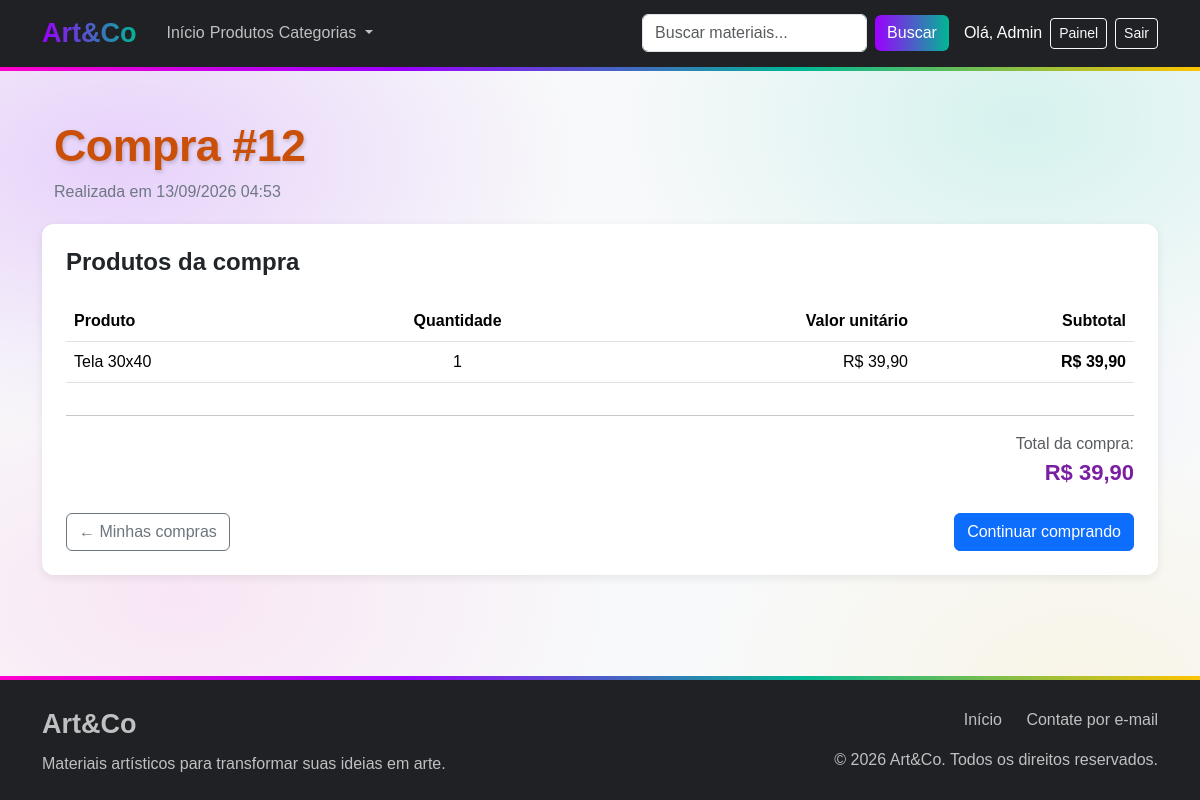
The page /compra.php?id=12 (signed in) on the database its author committed.
### tables this page shows
CREATE TABLE `vendas` (
  `id` int(11) NOT NULL,
  `usuario_id` int(11) NOT NULL,
  `data_venda` datetime NOT NULL DEFAULT current_timestamp(),
  `total` decimal(10,2) NOT NULL DEFAULT 0.00
);

CREATE TABLE `itens_venda` (
  `id` int(11) NOT NULL,
  `venda_id` int(11) NOT NULL,
  `produto_id` int(11) NOT NULL,
  `quantidade` int(11) NOT NULL,
  `valor_unitario` decimal(10,2) NOT NULL
);

CREATE TABLE `produtos` (
  `id` int(11) NOT NULL,
  `nome` varchar(150) NOT NULL,
  `descricao` text DEFAULT NULL,
  `preco` decimal(10,2) NOT NULL DEFAULT 0.00,
  `estoque` int(11) NOT NULL DEFAULT 0,
  `categoria_id` int(11) NOT NULL,
  `ativo` tinyint(1) NOT NULL DEFAULT 1
);

### compra.php (the view, shortened to what this page needs)
<?php
require_once "config.php";
$usuarioId = $_SESSION["usuario_id"];
$vendaId = $_GET["id"] ?? null;
$compra = null;
$itens = [];
if ($vendaId !== null && is_numeric($vendaId)) {
    try {
        $sql = "
            SELECT
                id,
                data_venda,
                total
            FROM vendas
            WHERE id = ?
              AND usuario_id = ?
        ";
        $stmt = $pdo->prepare($sql);
        $stmt->execute([
            (int) $vendaId,
            $usuarioId
        ]);
        $compra = $stmt->fetch();
        if ($compra) {
            $sql = "
                SELECT
                    iv.quantidade,
                    iv.valor_unitario,
                    p.nome
                FROM itens_venda iv
                INNER JOIN produtos p
                    ON p.id = iv.produto_id
                WHERE iv.venda_id = ?
                ORDER BY p.nome ASC
            ";
            $stmt = $pdo->prepare($sql);
            $stmt->execute([(int) $vendaId]);
            $itens = $stmt->fetchAll();
        }
    } catch (PDOException $e) {
        $compra = null;
        $itens = [];
    }
}
?>
<!DOCTYPE html>
<html lang="pt-BR">
<head>
    <link
        href="https://cdn.jsdelivr.net/npm/bootstrap@5.3.8/dist/css/bootstrap.min.css"
        rel="stylesheet"
    >
    <link
        rel="stylesheet"
        href="src/css/style.css"
    >
</head>
<body>
<?php
require_once "componentes/navbar.php";
?>
<main class="container py-5">
    <?php if ($compra): ?>
        <div class="container">
            <h1 class="titulo-pagina">
                Compra #<?= $compra["id"] ?>
            </h1>
            <p class="subtitulo-pagina">
                Realizada em
                <?= date(
                    "d/m/Y H:i",
                    strtotime($compra["data_venda"])
                ) ?>
            </p>
        </div>
        <div class="card card-detalhes">
            <div class="card-body p-4">
                <h4 class="fw-bold mb-4">
                    Produtos da compra
                </h4>
                <div class="table-responsive">
                    <table class="table align-middle">
                        <thead>
                            <tr>
                                <th>Produto</th>
                                <th class="text-center">
                                    Quantidade
                                </th>
                                <th class="text-end">
                                    Valor unitário
                                </th>
                                <th class="text-end">
                                    Subtotal
                                </th>
                            </tr>
                        </thead>
                        <tbody>
                            <?php foreach ($itens as $item): ?>
                                <?php
                                $subtotal =
                                    $item["quantidade"] *
                                    $item["valor_unitario"];
                                ?>
                                <tr>
                                    <td>
                                        <?= htmlspecialchars($item["nome"]) ?>
                                    </td>
                                    <td class="text-center">
                                        <?= $item["quantidade"] ?>
                                    </td>
                                    <td class="text-end">
                                        R$
                                        <?= number_format(
                                            $item["valor_unitario"],
                                            2,
                                            ",",
                                            "."
                                        ) ?>
                                    </td>
                                    <td class="text-end fw-bold">
                                        R$
                                        <?= number_format(
                                            $subtotal,
                                            2,
                                            ",",
                                            "."
                                        ) ?>
                                    </td>
                                </tr>
                            <?php endforeach; ?>
                        </tbody>
                    </table>
                </div>
                <hr>
                <div class="text-end">
                    <span class="text-muted">
                        Total da compra:
                    </span>
                    <div class="preco-compra">
                        R$
                        <?= number_format(
                            $compra["total"],
                            2,
                            ",",
                            "."
                        ) ?>
                    </div>
                </div>
                <div class="d-flex justify-content-between mt-4">
                    <a
                        href="compras.php"
                        class="btn btn-outline-secondary"
                    >
                        ← Minhas compras
                    </a>
                    <a
                        href="produtos/produtos.php"
                        class="btn btn-primary"
                    >
                        Continuar comprando
                    </a>
                </div>
            </div>
        </div>
    <?php endif; ?>
</main>
<?php require_once "componentes/footer.php"; ?>
</body>
</html>

### src/css/style.css (style rules this page uses)
:root { --artco-fundo: #f8f9fa; --artco-roxo: #8f00ff; --artco-verde: #00c9a7; --artco-azul: #265eff; --artco-rosa: #ff00b4; --artco-amarelo: #ffc107; --artco-titulo: #ca4f08; --artco-subtitulo: #6f7785; }
.titulo-pagina { color: var(--artco-titulo); font-size: 2.8rem; font-weight: 800; letter-spacing: -0.5px; margin-bottom: 8px; text-shadow: 1px 2px 4px rgba(0, 0, 0, 0.20); }
.subtitulo-pagina { color: var(--artco-subtitulo); font-size: 1rem; margin-bottom: 20px; }
main { flex: 1; }

### compra.php (style rules this page uses)
.card-detalhes { border: none; border-radius: 12px; box-shadow: 0 3px 10px rgba(0, 0, 0, 0.08); }
.preco-compra { font-size: 22px; font-weight: bold; color: #7b1fa2; }

### rows shown on the page
vendas: id "12", data_venda "13/09/2026 04:53", total "39,90"
itens_venda: produto.nome "Tela 30x40", quantidade "1", valor_unitario "39,90", subtotal "39,90"

### other values the page prints
$nomeUsuario "Admin"
